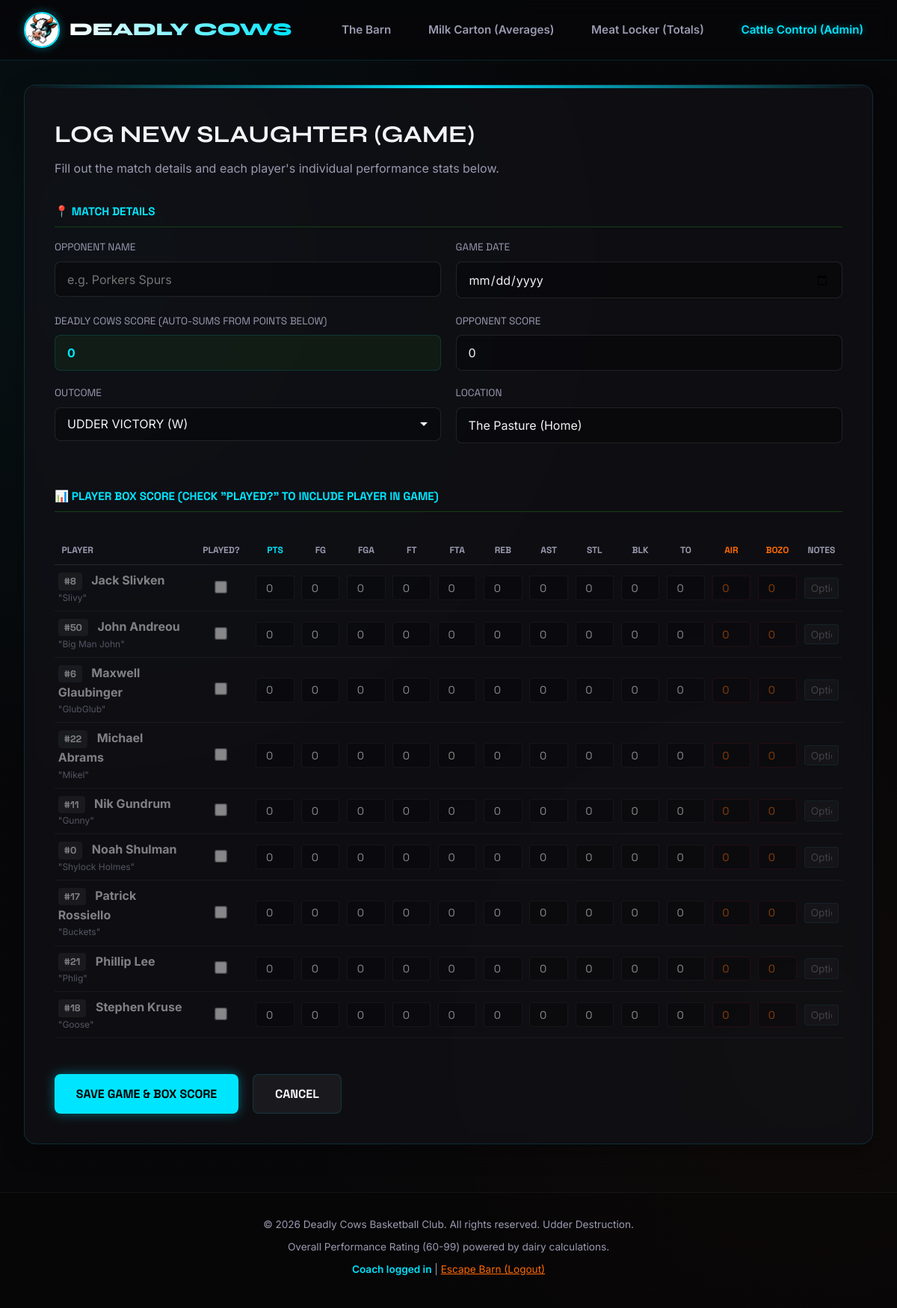
Page /manage/game/new (signed in) on the committed database.
### tables this page shows
CREATE TABLE players (
    id INTEGER PRIMARY KEY AUTOINCREMENT,
    name TEXT NOT NULL,
    jersey_number TEXT NOT NULL,
    nickname TEXT NOT NULL
);

### app.py (the view, shortened to what this page needs)
@app.route('/manage/game/new', methods=['GET', 'POST'])
def new_game():
    if not is_admin():
        flash("Unauthorized pasture access!", "danger")
        return redirect(url_for('manage'))
    players = database.get_all_players()
    return render_template('edit_game.html', title="Log New Slaughter (Game)", players=players, game=None)

### app.py (called while the page is built)
def is_admin():
    return session.get('logged_in') == True

@app.context_processor
def inject_globals():
    return dict(is_admin=is_admin)

### database.py (called while the page is built)
def get_db_connection():
    conn = sqlite3.connect(DB_PATH)
    conn.execute("PRAGMA foreign_keys = ON;")
    conn.row_factory = sqlite3.Row
    return conn

def get_all_players():
    conn = get_db_connection()
    players = conn.execute('SELECT * FROM players ORDER BY name').fetchall()
    conn.close()
    return players

### templates/edit_game.html (shortened to what this page needs)
{% extends 'layout.html' %}
{% block content %}
<div class="glass-panel">
    <h1 style="font-family: var(--font-header); text-transform: uppercase; margin-bottom: 0.5rem;">{{ title }}</h1>
    <p style="color: var(--text-secondary); margin-bottom: 2rem;">Fill out the match details and each player's individual performance stats below.</p>
    <form method="POST">
        <h3 style="font-family: var(--font-mono); font-size: 0.95rem; text-transform: uppercase; color: var(--neon-green); margin-bottom: 1rem; border-bottom: 1px solid rgba(57, 255, 20, 0.2); padding-bottom: 0.5rem;">
            📍 Match Details
        </h3>
        <div class="form-row">
            <div class="form-group">
                <label for="opponent">Opponent Name</label>
                <input type="text" id="opponent" name="opponent" class="form-control" placeholder="e.g. Porkers Spurs" value="{{ game.opponent if game else '' }}" required>
            </div>
            <div class="form-group">
                <label for="date">Game Date</label>
                <input type="date" id="date" name="date" class="form-control" value="{{ game.date if game else '' }}" required>
            </div>
        </div>
        <div class="form-row">
            <div class="form-group">
                <label for="cows_score">Deadly Cows Score (Auto-Sums from points below)</label>
                <input type="number" id="cows_score" name="cows_score" class="form-control" value="{{ game.cows_score if game else 0 }}" readonly style="background: rgba(57, 255, 20, 0.05); border-color: var(--border-color); color: var(--neon-green); font-weight: 700;">
            </div>
            <div class="form-group">
                <label for="opponent_score">Opponent Score</label>
                <input type="number" id="opponent_score" name="opponent_score" class="form-control" placeholder="e.g. 88" value="{{ game.opponent_score if game else 0 }}" required min="0">
            </div>
        </div>
        <div class="form-row">
            <div class="form-group">
                <label for="outcome">Outcome</label>
                <select id="outcome" name="outcome" class="form-control" required>
                    <option value="W" {% if game and game.outcome.upper() == 'W' %}selected{% endif %}>UDDER VICTORY (W)</option>
                </select>
            </div>
            <div class="form-group">
                <label for="location">Location</label>
                <input type="text" id="location" name="location" class="form-control" placeholder="e.g. The Pasture (Home)" value="{{ game.location if game else 'The Pasture (Home)' }}">
            </div>
        </div>
        <h3 style="font-family: var(--font-mono); font-size: 0.95rem; text-transform: uppercase; color: var(--neon-green); margin-top: 2.5rem; margin-bottom: 1rem; border-bottom: 1px solid rgba(57, 255, 20, 0.2); padding-bottom: 0.5rem;">
            📊 Player Box Score (Check "Played?" to include player in game)
        </h3>
        {% if players %}
            <div class="table-wrapper">
                <table class="stats-entry-table">
                    <thead>
                        <tr>
                            <th style="text-align: left; width: 18%;">Player</th>
                            <th style="text-align: center; width: 8%;">Played?</th>
                            <th style="text-align: center; width: 6%; color: var(--neon-green);">PTS</th>
                            <th style="text-align: center; width: 6%;">FG</th>
                            <th style="text-align: center; width: 6%;">FGA</th>
                            <th style="text-align: center; width: 6%;">FT</th>
                            <th style="text-align: center; width: 6%;">FTA</th>
                            <th style="text-align: center; width: 6%;">REB</th>
                            <th style="text-align: center; width: 6%;">AST</th>
                            <th style="text-align: center; width: 6%;">STL</th>
                            <th style="text-align: center; width: 6%;">BLK</th>
                            <th style="text-align: center; width: 6%;">TO</th>
                            <th style="text-align: center; width: 6%; color: var(--neon-red);">AIR</th>
                            <th style="text-align: center; width: 6%; color: var(--neon-red);">BOZO</th>
                            <th style="text-align: left; width: 20%;">Notes</th>
                        </tr>
                    </thead>
                    <tbody>
                        {% for p in players %}
                            {% set has_stats = stats_map and p.id in stats_map %}
                            {% set p_stats = stats_map[p.id] if has_stats else none %}
                            <tr class="{% if not has_stats %}player-inactive{% endif %}">
                                <td style="text-align: left;">
                                    <span class="jersey-badge">#{{ p.jersey_number }}</span>
                                    <strong>{{ p.name }}</strong>
                                    <div style="font-size: 0.75rem; color: var(--text-secondary);">"{{ p.nickname }}"</div>
                                </td>
                                <td style="text-align: center;">
                                    <input type="checkbox" name="played_{{ p.id }}" class="player-played-checkbox" {% if has_stats %}checked{% endif %} style="transform: scale(1.3); cursor: pointer;">
                                </td>
                                <td>
                                    <input type="number" name="points_{{ p.id }}" class="input-mini player-points-input" min="0" value="{{ p_stats.points if has_stats else 0 }}">
                                </td>
                                <td>
                                    <input type="number" name="fg_{{ p.id }}" class="input-mini" min="0" value="{{ p_stats.fg if has_stats else 0 }}">
                                </td>
                                <td>
                                    <input type="number" name="fga_{{ p.id }}" class="input-mini" min="0" value="{{ p_stats.fga if has_stats else 0 }}">
                                </td>
                                <td>
                                    <input type="number" name="ft_{{ p.id }}" class="input-mini" min="0" value="{{ p_stats.ft if has_stats else 0 }}">
                                </td>
                                <td>
                                    <input type="number" name="fta_{{ p.id }}" class="input-mini" min="0" value="{{ p_stats.fta if has_stats else 0 }}">
                                </td>
                                <td>
                                    <input type="number" name="rebounds_{{ p.id }}" class="input-mini" min="0" value="{{ p_stats.rebounds if has_stats else 0 }}">
                                </td>
                                <td>
                                    <input type="number" name="assists_{{ p.id }}" class="input-mini" min="0" value="{{ p_stats.assists if has_stats else 0 }}">
                                </td>
                                <td>
                                    <input type="number" name="steals_{{ p.id }}" class="input-mini" min="0" value="{{ p_stats.steals if has_stats else 0 }}">
                                </td>
                                <td>
                                    <input type="number" name="blocks_{{ p.id }}" class="input-mini" min="0" value="{{ p_stats.blocks if has_stats else 0 }}">
                                </td>
                                <td>
                                    <input type="number" name="turnovers_{{ p.id }}" class="input-mini" min="0" value="{{ p_stats.turnovers if has_stats else 0 }}">
                                </td>
                                <td>
                                    <input type="number" name="airballs_{{ p.id }}" class="input-mini" min="0" value="{{ p_stats.airballs if has_stats else 0 }}" style="border-color: rgba(255,51,51,0.2); color: var(--neon-red);">
                                </td>
                                <td>
                                    <input type="number" name="bozo_moments_{{ p.id }}" class="input-mini" min="0" value="{{ p_stats.bozo_moments if has_stats else 0 }}" style="border-color: rgba(255,51,51,0.2); color: var(--neon-red);">
                                </td>
                                <td style="text-align: left;">
                                    <input type="text" name="notes_{{ p.id }}" class="form-control" placeholder="Optional notes..." value="{{ p_stats.notes if has_stats else '' }}" style="font-size: 0.85rem; padding: 0.3rem 0.5rem; background: rgba(255,255,255,0.05); border: 1px solid var(--border-color); color: var(--text-primary); border-radius: 4px; width: 100%;">
                                </td>
                            </tr>
                        {% endfor %}
                    </tbody>
                </table>
            </div>
        {% else %}
            <p style="color: var(--text-secondary); text-align: center; padding: 2rem;">
                There are no players in the herd to assign stats to. <a href="{{ url_for('manage') }}" style="color: var(--neon-green);">Draft players first</a>.
            </p>
        {% endif %}
        <div style="margin-top: 3rem; display: flex; gap: 1.2rem;">
            <button type="submit" class="btn btn-primary">Save Game & Box Score</button>
            <a href="{{ url_for('manage') }}" class="btn btn-secondary">Cancel</a>
        </div>
    </form>
</div>
{% endblock %}

### static/css/style.css (style rules this page uses)
:root { --bg-color: #070709; --card-bg: rgba(18, 18, 24, 0.7); --border-color: rgba(0, 229, 255, 0.15); --neon-green: #00e5ff; --neon-green-glow: rgba(0, 229, 255, 0.4); --neon-red: #ff6a00; --neon-red-glow: rgba(255, 106, 0, 0.4); --neon-gold: #ffaa00; --neon-gold-glow: rgba(255, 170, 0, 0.4); --text-primary: #f3f3f6; --text-secondary: #9a9ab0; --font-header: 'Syne', sans-serif; --font-mono: 'Space Grotesk', sans-serif; --font-body: 'Inter', sans-serif; }
* { box-sizing: border-box; margin: 0; padding: 0; }
body { background-color: var(--bg-color); background-image: radial-gradient(circle at 10% 20%, rgba(0, 229, 255, 0.05) 0%, transparent 40%), radial-gradient(circle at 90% 80%, rgba(255, 106, 0, 0.03) 0%, transparent 40%), linear-gradient(rgba(255, 255, 255, 0.005) 1px, transparent 1px), linear-gradient(90deg, rgba(255, 255, 255, 0.005) 1px, transparent 1px); background-size: 100% 100%, 100% 100%, 40px 40px, 40px 40px; color: var(--text-primary); font-family: var(--font-body); line-height: 1.6; overflow-x: hidden; min-height: 100vh; }
a, button, select, input[type="submit"] { cursor: pointer; }
.glass-panel { background: var(--card-bg); backdrop-filter: blur(10px); border: 1px solid var(--border-color); border-radius: 16px; padding: 2.5rem; box-shadow: 0 8px 32px rgba(0, 0, 0, 0.3); margin-bottom: 2.5rem; position: relative; overflow: hidden; }
.glass-panel::before { content: ''; position: absolute; top: 0; left: 0; width: 100%; height: 4px; background: linear-gradient(90deg, transparent, var(--neon-green), transparent); }
.btn { display: inline-flex; align-items: center; justify-content: center; padding: 0.8rem 1.8rem; font-size: 1rem; font-weight: 700; text-decoration: none; text-transform: uppercase; border-radius: 8px; transition: all 0.3s cubic-bezier(0.165, 0.84, 0.44, 1); border: none; outline: none; font-family: var(--font-mono); }
.btn-primary { background: var(--neon-green); color: #000; box-shadow: 0 0 15px var(--neon-green-glow); }
.btn-secondary { background: rgba(255, 255, 255, 0.05); border: 1px solid var(--border-color); color: var(--text-primary); }
.table-wrapper { overflow-x: auto; margin-top: 1rem; }
.jersey-badge { background: rgba(255, 255, 255, 0.1); color: var(--text-primary); font-family: var(--font-mono); font-size: 0.8rem; padding: 0.2rem 0.5rem; border-radius: 4px; margin-right: 0.5rem; font-weight: 700; }
.form-group { margin-bottom: 1.2rem; }
.form-group label { display: block; margin-bottom: 0.5rem; font-family: var(--font-mono); font-size: 0.85rem; text-transform: uppercase; color: var(--text-secondary); }
.form-control { width: 100%; background: rgba(0, 0, 0, 0.3); border: 1px solid rgba(255, 255, 255, 0.1); color: var(--text-primary); padding: 0.8rem 1rem; border-radius: 8px; font-family: inherit; font-size: 1rem; transition: all 0.3s ease; }
select.form-control { appearance: none; background-repeat: no-repeat; background-position: right 10px center; }
.form-row { display: grid; grid-template-columns: 1fr 1fr; gap: 1.2rem; }
.stats-entry-table { width: 100%; margin-top: 1rem; border-collapse: collapse; }
.stats-entry-table th { padding: 0.6rem; font-family: var(--font-mono); font-size: 0.75rem; color: var(--text-secondary); text-transform: uppercase; border-bottom: 1px solid rgba(255,255,255,0.1); }
.stats-entry-table td { padding: 0.5rem 0.3rem; border-bottom: 1px solid rgba(255,255,255,0.05); }
.input-mini { width: 100%; background: rgba(0, 0, 0, 0.5); border: 1px solid rgba(255,255,255,0.1); color: #fff; padding: 0.4rem; border-radius: 4px; text-align: center; font-family: var(--font-mono); font-size: 0.9rem; }
.player-inactive { opacity: 0.5; transition: opacity 0.3s ease; }

### rows in the picture
players: jersey_number "8", name "Jack Slivken", nickname "Slivy", points "0", fg "0", fga "0", ft "0", fta "0", rebounds "0", assists "0", steals "0", blocks "0", turnovers "0", airballs "0", bozo_moments "0"
players: jersey_number "50", name "John Andreou", nickname "Big Man John", points "0", fg "0", fga "0", ft "0", fta "0", rebounds "0", assists "0", steals "0", blocks "0", turnovers "0", airballs "0", bozo_moments "0"
players: jersey_number "6", name "Maxwell Glaubinger", nickname "GlubGlub", points "0", fg "0", fga "0", ft "0", fta "0", rebounds "0", assists "0", steals "0", blocks "0", turnovers "0", airballs "0", bozo_moments "0"
players: jersey_number "22", name "Michael Abrams", nickname "Mikel", points "0", fg "0", fga "0", ft "0", fta "0", rebounds "0", assists "0", steals "0", blocks "0", turnovers "0", airballs "0", bozo_moments "0"
players: jersey_number "11", name "Nik Gundrum", nickname "Gunny", points "0", fg "0", fga "0", ft "0", fta "0", rebounds "0", assists "0", steals "0", blocks "0", turnovers "0", airballs "0", bozo_moments "0"
players: jersey_number "0", name "Noah Shulman", nickname "Shylock Holmes", points "0", fg "0", fga "0", ft "0", fta "0", rebounds "0", assists "0", steals "0", blocks "0", turnovers "0", airballs "0", bozo_moments "0"
players: jersey_number "17", name "Patrick Rossiello", nickname "Buckets", points "0", fg "0", fga "0", ft "0", fta "0", rebounds "0", assists "0", steals "0", blocks "0", turnovers "0", airballs "0", bozo_moments "0"
players: jersey_number "21", name "Phillip Lee", nickname "Phlig", points "0", fg "0", fga "0", ft "0", fta "0", rebounds "0", assists "0", steals "0", blocks "0", turnovers "0", airballs "0", bozo_moments "0"
players: jersey_number "18", name "Stephen Kruse", nickname "Goose", points "0", fg "0", fga "0", ft "0", fta "0", rebounds "0", assists "0", steals "0", blocks "0", turnovers "0", airballs "0", bozo_moments "0"

### other values in the picture
{{ title }} "LOG NEW SLAUGHTER (GAME)"
